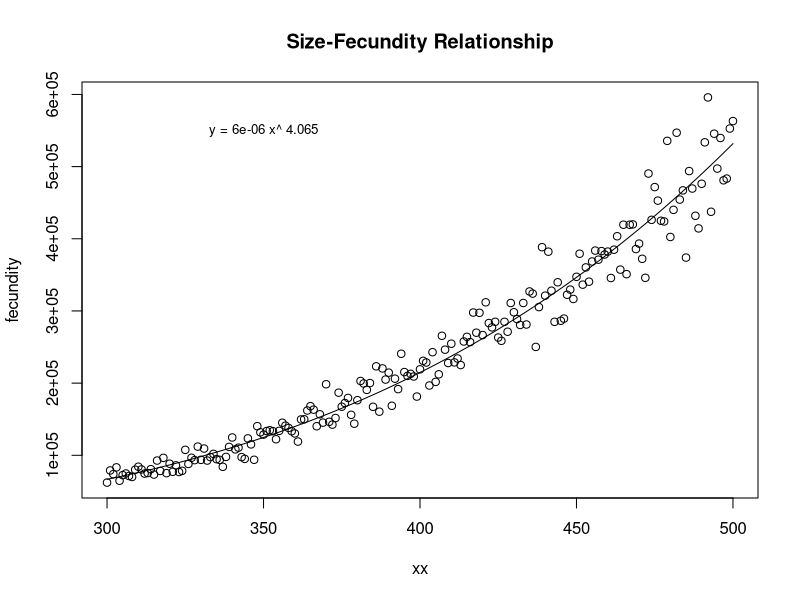

The R source for this figure:
# Basic size-fecundity relationship
# contact: sabrina.beyer@noaa.gov

# An example of developing a size-fecundity relationship

# Data required: 
# 1) fish size (length or weight)
# 2) fecundity (obtained by either the AD, gravimetric, or other fecundity method)



rm(list=ls())

#~~~~~~~~~~~~~~~~~~~~~~~~~~~~~~~~~~~~~~~~
# 2) Basic size-fecundity relationship----
#~~~~~~~~~~~~~~~~~~~~~~~~~~~~~~~~~~~~~~~~

# Example:length-fecundity relationship

# simulate some data for the example
# log(fecundity) = log(alpha) + beta * log(length) + some noise
xx            <- seq(300, 500, 1)                        # independent variable (fish length or weight)
log.alpha     <- -11.938                                 # intercept parameter of log-log linear model
beta          <- 4.043                                   # slope parameter of log-log linear model (also the exponent parameter of a power function)  
error         <- rnorm(length(xx), 0, 0.1)               # simulate some error (not quite accurate, but works for the purpose of this example)
log.fecundity <- log.alpha + beta*log(xx) + error  
fecundity     <- exp(log.fecundity)                      # simulated fecundity data

# create a data frame 
mydf <- data.frame(xx,fecundity)

# fit a simple linear model to the natural log transformed simulated data
lm.mod         <- lm(log(fecundity)~log(xx), data=mydf)
log.alpha.mod  <- coef(lm.mod)[1]
alpha.mod      <- exp(log.alpha.mod)
beta.mod       <- coef(lm.mod)[2]                         

# power function form 
# fecundity = alpha * length ^ beta
yy <- alpha.mod * xx ^ beta.mod  # median

# plot the simulated data and the model fit
plot(fecundity~xx, data=mydf, main="Size-Fecundity Relationship")   
lines(yy~xx)                                                         
text(350, 5.5e+05, labels=paste("y =",round(alpha.mod,6),"x^",round(beta.mod,3), sep=" "), cex=0.8)
